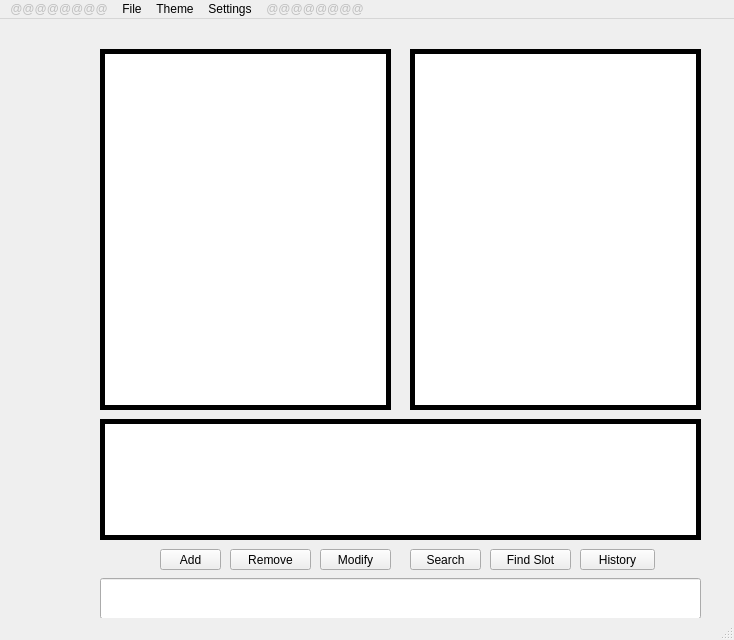
<?xml version="1.0" encoding="UTF-8"?>
<ui version="4.0">
 <class>MainWindow</class>
 <widget class="QMainWindow" name="MainWindow">
  <property name="enabled">
   <bool>true</bool>
  </property>
  <property name="geometry">
   <rect>
    <x>0</x>
    <y>0</y>
    <width>734</width>
    <height>640</height>
   </rect>
  </property>
  <property name="minimumSize">
   <size>
    <width>734</width>
    <height>640</height>
   </size>
  </property>
  <property name="maximumSize">
   <size>
    <width>734</width>
    <height>640</height>
   </size>
  </property>
  <property name="windowTitle">
   <string>My JotNote</string>
  </property>
  <property name="windowIcon">
   <iconset>
    <normaloff>KENNETH-build-desktop-Qt_4_8_1_for_Desktop_-_MinGW__Qt_SDK__Debug/tasks.jpg</normaloff>KENNETH-build-desktop-Qt_4_8_1_for_Desktop_-_MinGW__Qt_SDK__Debug/tasks.jpg</iconset>
  </property>
  <widget class="QWidget" name="centralwidget">
   <widget class="QLineEdit" name="lineEdit">
    <property name="geometry">
     <rect>
      <x>100</x>
      <y>559</y>
      <width>601</width>
      <height>41</height>
     </rect>
    </property>
    <property name="font">
     <font>
      <family>Verdana</family>
      <pointsize>20</pointsize>
     </font>
    </property>
    <property name="text">
     <string/>
    </property>
   </widget>
   <widget class="QTextBrowser" name="textDue">
    <property name="geometry">
     <rect>
      <x>100</x>
      <y>30</y>
      <width>291</width>
      <height>361</height>
     </rect>
    </property>
    <property name="font">
     <font>
      <family>Verdana</family>
      <pointsize>11</pointsize>
     </font>
    </property>
    <property name="styleSheet">
     <string notr="true"/>
    </property>
    <property name="frameShape">
     <enum>QFrame::Box</enum>
    </property>
    <property name="frameShadow">
     <enum>QFrame::Plain</enum>
    </property>
    <property name="lineWidth">
     <number>5</number>
    </property>
    <property name="midLineWidth">
     <number>0</number>
    </property>
   </widget>
   <widget class="QTextBrowser" name="textSchedule">
    <property name="geometry">
     <rect>
      <x>410</x>
      <y>30</y>
      <width>291</width>
      <height>361</height>
     </rect>
    </property>
    <property name="font">
     <font>
      <family>Verdana</family>
      <pointsize>11</pointsize>
     </font>
    </property>
    <property name="frameShape">
     <enum>QFrame::Box</enum>
    </property>
    <property name="frameShadow">
     <enum>QFrame::Plain</enum>
    </property>
    <property name="lineWidth">
     <number>5</number>
    </property>
   </widget>
   <widget class="QTextBrowser" name="textDynamic">
    <property name="geometry">
     <rect>
      <x>100</x>
      <y>400</y>
      <width>601</width>
      <height>121</height>
     </rect>
    </property>
    <property name="font">
     <font>
      <family>Verdana</family>
      <pointsize>11</pointsize>
     </font>
    </property>
    <property name="frameShape">
     <enum>QFrame::Box</enum>
    </property>
    <property name="frameShadow">
     <enum>QFrame::Plain</enum>
    </property>
    <property name="lineWidth">
     <number>5</number>
    </property>
   </widget>
   <widget class="QPushButton" name="pushSomething">
    <property name="geometry">
     <rect>
      <x>490</x>
      <y>530</y>
      <width>81</width>
      <height>21</height>
     </rect>
    </property>
    <property name="text">
     <string>Find Slot</string>
    </property>
   </widget>
   <widget class="QPushButton" name="pushModify">
    <property name="geometry">
     <rect>
      <x>320</x>
      <y>530</y>
      <width>71</width>
      <height>21</height>
     </rect>
    </property>
    <property name="text">
     <string>Modify</string>
    </property>
   </widget>
   <widget class="QPushButton" name="pushRemove">
    <property name="geometry">
     <rect>
      <x>230</x>
      <y>530</y>
      <width>81</width>
      <height>21</height>
     </rect>
    </property>
    <property name="text">
     <string>Remove</string>
    </property>
   </widget>
   <widget class="QPushButton" name="pushSearch">
    <property name="geometry">
     <rect>
      <x>410</x>
      <y>530</y>
      <width>71</width>
      <height>21</height>
     </rect>
    </property>
    <property name="text">
     <string>Search</string>
    </property>
   </widget>
   <widget class="QPushButton" name="pushAdd">
    <property name="geometry">
     <rect>
      <x>160</x>
      <y>530</y>
      <width>61</width>
      <height>21</height>
     </rect>
    </property>
    <property name="text">
     <string>Add</string>
    </property>
   </widget>
   <widget class="QPushButton" name="pushHistory">
    <property name="geometry">
     <rect>
      <x>580</x>
      <y>530</y>
      <width>75</width>
      <height>21</height>
     </rect>
    </property>
    <property name="text">
     <string>History</string>
    </property>
   </widget>
  </widget>
  <widget class="QMenuBar" name="menubar">
   <property name="geometry">
    <rect>
     <x>0</x>
     <y>0</y>
     <width>734</width>
     <height>21</height>
    </rect>
   </property>
   <widget class="QMenu" name="menuToDo_List">
    <property name="title">
     <string>Theme</string>
    </property>
    <addaction name="actionNeon"/>
    <addaction name="actionSakura"/>
    <addaction name="actionKona"/>
    <addaction name="actionCheckered"/>
   </widget>
   <widget class="QMenu" name="menuFile">
    <property name="title">
     <string>File</string>
    </property>
    <addaction name="actionHelp_Info"/>
   </widget>
   <widget class="QMenu" name="menuSettings">
    <property name="title">
     <string>Settings</string>
    </property>
    <addaction name="actionClear_Cache"/>
   </widget>
   <widget class="QMenu" name="menuMy_JotNote">
    <property name="enabled">
     <bool>false</bool>
    </property>
    <property name="title">
     <string>@@@@@@@@</string>
    </property>
   </widget>
   <widget class="QMenu" name="menu">
    <property name="enabled">
     <bool>false</bool>
    </property>
    <property name="title">
     <string>@@@@@@@@</string>
    </property>
   </widget>
   <addaction name="menuMy_JotNote"/>
   <addaction name="menuFile"/>
   <addaction name="menuToDo_List"/>
   <addaction name="menuSettings"/>
   <addaction name="menu"/>
  </widget>
  <widget class="QStatusBar" name="statusbar"/>
  <action name="actionNeon">
   <property name="text">
    <string>Neon</string>
   </property>
  </action>
  <action name="actionSakura">
   <property name="text">
    <string>Sakura</string>
   </property>
  </action>
  <action name="actionKona">
   <property name="text">
    <string>Kona</string>
   </property>
   <property name="toolTip">
    <string>Kona</string>
   </property>
  </action>
  <action name="actionCheckered">
   <property name="text">
    <string>Checkered</string>
   </property>
  </action>
  <action name="actionHelp_Info">
   <property name="text">
    <string>Help Info</string>
   </property>
  </action>
  <action name="actionClear_Cache">
   <property name="text">
    <string>Clear Cache</string>
   </property>
  </action>
  <action name="actionAs">
   <property name="text">
    <string>as</string>
   </property>
  </action>
 </widget>
 <resources/>
 <connections/>
</ui>
